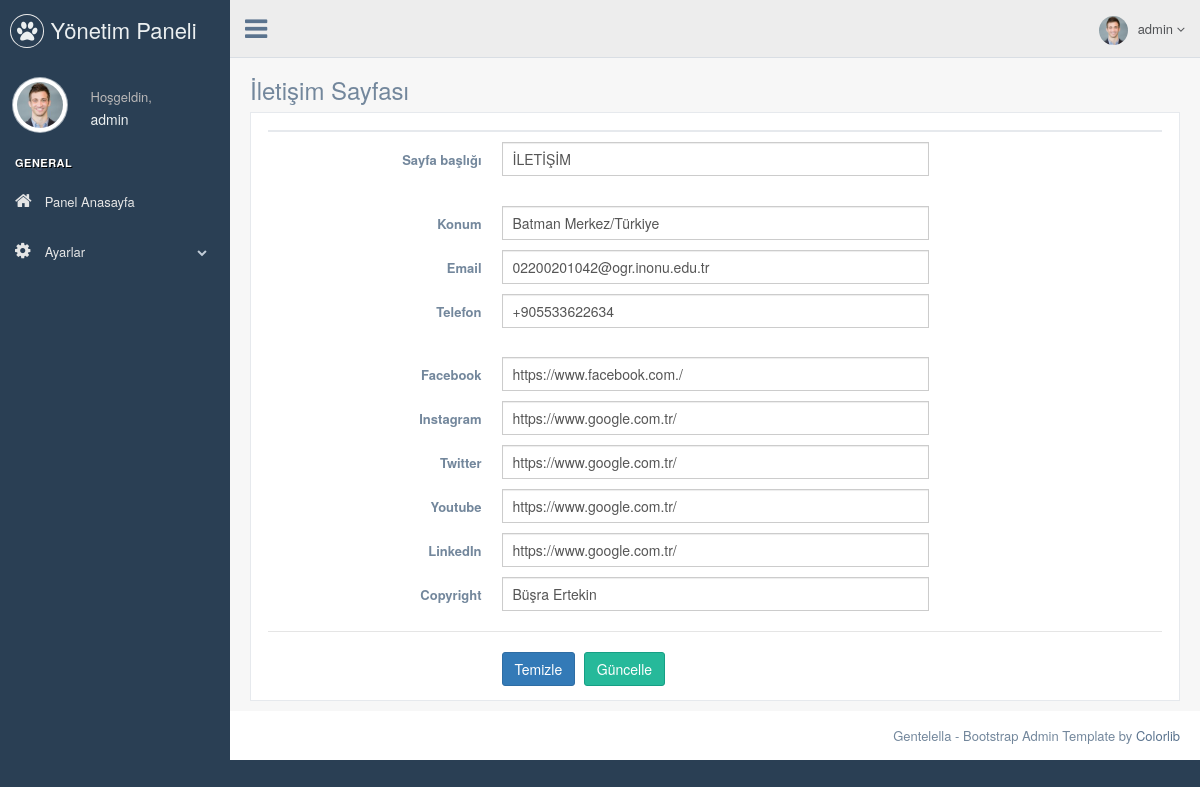
/pp/nedmin/contact.php (signed in), run on the app's committed database.
### tables this page shows
CREATE TABLE `user` (
  `user_id` int(11) NOT NULL,
  `user_name` varchar(50) NOT NULL,
  `email` varchar(50) NOT NULL,
  `password` varchar(250) NOT NULL
);

CREATE TABLE `contact_info` (
  `contact_id` int(11) NOT NULL,
  `contact_title` varchar(50) NOT NULL,
  `locationn` varchar(250) NOT NULL,
  `email` varchar(50) NOT NULL,
  `gsm` varchar(13) NOT NULL,
  `facebook` varchar(50) NOT NULL,
  `instagram` varchar(50) NOT NULL,
  `twitter` varchar(50) NOT NULL,
  `youtube` varchar(50) NOT NULL,
  `linkedin` varchar(50) NOT NULL,
  `copyright` varchar(50) NOT NULL
);

### pp/nedmin/contact.php (the view, shortened to what this page needs)
<?php
include "header.php";
$check_contact = $db->prepare("SELECT * FROM contact_info");
$check_contact->execute();
$control_contact = $check_contact->rowCount();
$fetch_contact = $db->prepare("SELECT * FROM contact_info WHERE contact_id=1");
$fetch_contact->execute();
$fetch = $fetch_contact->fetch(PDO::FETCH_ASSOC);
?>
<div class="right_col" role="main">
  <div class="">
    <div class="page-title">
      <div class="title_left">
        <h3>İletişim Sayfası</h3>
      </div>
    </div>
    <div class="clearfix"></div>
    <div class="row">
      <div class="col-md-12 col-sm-12 col-xs-12">
        <div class="x_panel">
          <div class="x_title">
          </div>
          <form class="form-horizontal form-label-left" action="process.php" method="POST">
            <div class="item form-group">
              <label class="control-label col-md-3 col-sm-3 col-xs-12" for="name">Sayfa başlığı
              </label>
              <div class="col-md-6 col-sm-6 col-xs-12">
                <input class="form-control col-md-7 col-xs-12" name="contact_title" value="<?php echo $fetch['contact_title'] ?>" required="required" type="text">
              </div>
            </div>
            <div class="item form-group">
              <label class="control-label col-md-3 col-sm-3 col-xs-12">Konum
              </label>
              <div class="col-md-6 col-sm-6 col-xs-12">
                <input type="text" name="locationn" value="<?php echo $fetch['locationn'] ?>" required="required" class="form-control col-md-7 col-xs-12">
              </div>
            </div>
            <div class="item form-group">
              <label class="control-label col-md-3 col-sm-3 col-xs-12">Email
              </label>
              <div class="col-md-6 col-sm-6 col-xs-12">
                <input type="tel" name="email" value="<?php echo $fetch['email'] ?>" required="required" class="form-control col-md-7 col-xs-12">
              </div>
            </div>
            <div class="item form-group">
              <label class="control-label col-md-3 col-sm-3 col-xs-12">Telefon
              </label>
              <div class="col-md-6 col-sm-6 col-xs-12">
                <input type="text" name="gsm" value="<?php echo $fetch['gsm'] ?>" required="required" class="form-control col-md-7 col-xs-12">
              </div>
            </div>
            <div class="item form-group">
              <label class="control-label col-md-3 col-sm-3 col-xs-12">Facebook
              </label>
              <div class="col-md-6 col-sm-6 col-xs-12">
                <input type="text" name="facebook" value="<?php echo $fetch['facebook'] ?>" required="required" class="form-control col-md-7 col-xs-12">
              </div>
            </div>
            <div class="item form-group">
              <label class="control-label col-md-3 col-sm-3 col-xs-12">Instagram
              </label>
              <div class="col-md-6 col-sm-6 col-xs-12">
                <input type="text" name="instagram" value="<?php echo $fetch['instagram'] ?>" required="required" class="form-control col-md-7 col-xs-12">
              </div>
            </div>
            <div class="item form-group">
              <label class="control-label col-md-3 col-sm-3 col-xs-12">Twitter
              </label>
              <div class="col-md-6 col-sm-6 col-xs-12">
                <input type="text" name="twitter" value="<?php echo $fetch['twitter'] ?>" required="required" class="form-control col-md-7 col-xs-12">
              </div>
            </div>
            <div class="item form-group">
              <label class="control-label col-md-3 col-sm-3 col-xs-12">Youtube
              </label>
              <div class="col-md-6 col-sm-6 col-xs-12">
                <input type="text" name="youtube" value="<?php echo $fetch['youtube'] ?>" required="required" class="form-control col-md-7 col-xs-12">
              </div>
            </div>
            <div class="item form-group">
              <label class="control-label col-md-3 col-sm-3 col-xs-12">LinkedIn
              </label>
              <div class="col-md-6 col-sm-6 col-xs-12">
                <input type="text" name="linkedin" value="<?php echo $fetch['linkedin'] ?>" required="required" class="form-control col-md-7 col-xs-12">
              </div>
            </div>
            <div class="item form-group">
              <label class="control-label col-md-3 col-sm-3 col-xs-12">Copyright
              </label>
              <div class="col-md-6 col-sm-6 col-xs-12">
                <input type="text" name="copyright" value="<?php echo $fetch['copyright'] ?>" required="required" class="form-control col-md-7 col-xs-12">
              </div>
            </div>
            <div class="ln_solid"></div>
            <div class="form-group">
              <div class="col-md-6 col-md-offset-3">
                <button type="submit" class="btn btn-primary">Temizle</button>
                <?php if ($control_contact == 1) { ?>
                    <button type="submit" class="btn btn-success" name="update_contact">Güncelle</button>
                  <?php } else { ?>
                    <button type="submit" class="btn btn-warning" name="insert_contact">Ekle</button>
                  <?php } ?>
              </div>
            </div>
          </form>
        </div>
      </div>
    </div>
  </div>
</div>
</div>
<?php
include "footer.php";
?>

### pp/nedmin/header.php (shortened to what this page needs)
<?php
include 'connect.php';
$user_name = $_SESSION['user_name'];
$query = $db->prepare("SELECT * FROM user WHERE user_name='$user_name'");
$query->execute();
$fetch = $query->fetch();
?>
<!DOCTYPE html>
<html lang="en">
  <head>
    <link href="./vendors/bootstrap/dist/css/bootstrap.min.css" rel="stylesheet">
    <link href="./vendors/font-awesome/css/font-awesome.min.css" rel="stylesheet">
    <link href="./vendors/nprogress/nprogress.css" rel="stylesheet">
    <link href="./vendors/iCheck/skins/flat/green.css" rel="stylesheet">
    <link href="./vendors/bootstrap-progressbar/css/bootstrap-progressbar-3.3.4.min.css" rel="stylesheet">
    <link href="./vendors/jqvmap/dist/jqvmap.min.css" rel="stylesheet"/>
    <link href="./vendors/bootstrap-daterangepicker/daterangepicker.css" rel="stylesheet">
    <link href="./build/css/custom.min.css" rel="stylesheet">
  </head>
  <body class="nav-md">
    <div class="container body">
      <div class="main_container">
        <div class="col-md-3 left_col">
          <div class="left_col scroll-view">
            <div class="navbar nav_title" style="border: 0;">
              <a href="index.html" class="site_title"><i class="fa fa-paw"></i> <span>Yönetim Paneli</span></a>
            </div>
            <div class="profile clearfix">
              <div class="profile_pic">
                <img src="images/img.jpg" alt="..." class="img-circle profile_img">
              </div>
              <div class="profile_info">
                <span>Hoşgeldin,</span>
                <h2><?php echo $fetch['user_name']; ?></h2>
              </div>
            </div>
            <br />
            <div id="sidebar-menu" class="main_menu_side hidden-print main_menu">
              <div class="menu_section">
                <h3>General</h3>
                <ul class="nav side-menu">
                  <li><a href="index.php" ><i class="fa fa-home"></i> Panel Anasayfa</a>
                  </li>
                  <li><a><i class="fa fa-cog"></i> Ayarlar <span class="fa fa-chevron-down"></span></a>
                  </li>
                </ul>
              </div>
            </div>
          </div>
        </div>
        <div class="top_nav">
          <div class="nav_menu">
            <nav>
              <div class="nav toggle">
                <a id="menu_toggle"><i class="fa fa-bars"></i></a>
              </div>
              <ul class="nav navbar-nav navbar-right">
                <li class="">
                  <a href="javascript:;" class="user-profile dropdown-toggle" data-toggle="dropdown" aria-expanded="false">
                    <img src="images/img.jpg" alt=""><?php echo $fetch['user_name']; ?>
                    <span class=" fa fa-angle-down"></span>
                  </a>
                </li>
              </ul>
            </nav>
          </div>
        </div>

### data on the page
user: user_name "admin"
contact_info: contact_title "İLETİŞİM", locationn "Batman Merkez/Türkiye", email "02200201042@ogr.inonu.edu.tr", gsm "+905533622634", facebook "https://www.facebook.com./", instagram "https://www.google.com.tr/", twitter "https://www.google.com.tr/", youtube "https://www.google.com.tr/", linkedin "https://www.google.com.tr/", copyright "Büşra Ertekin"
